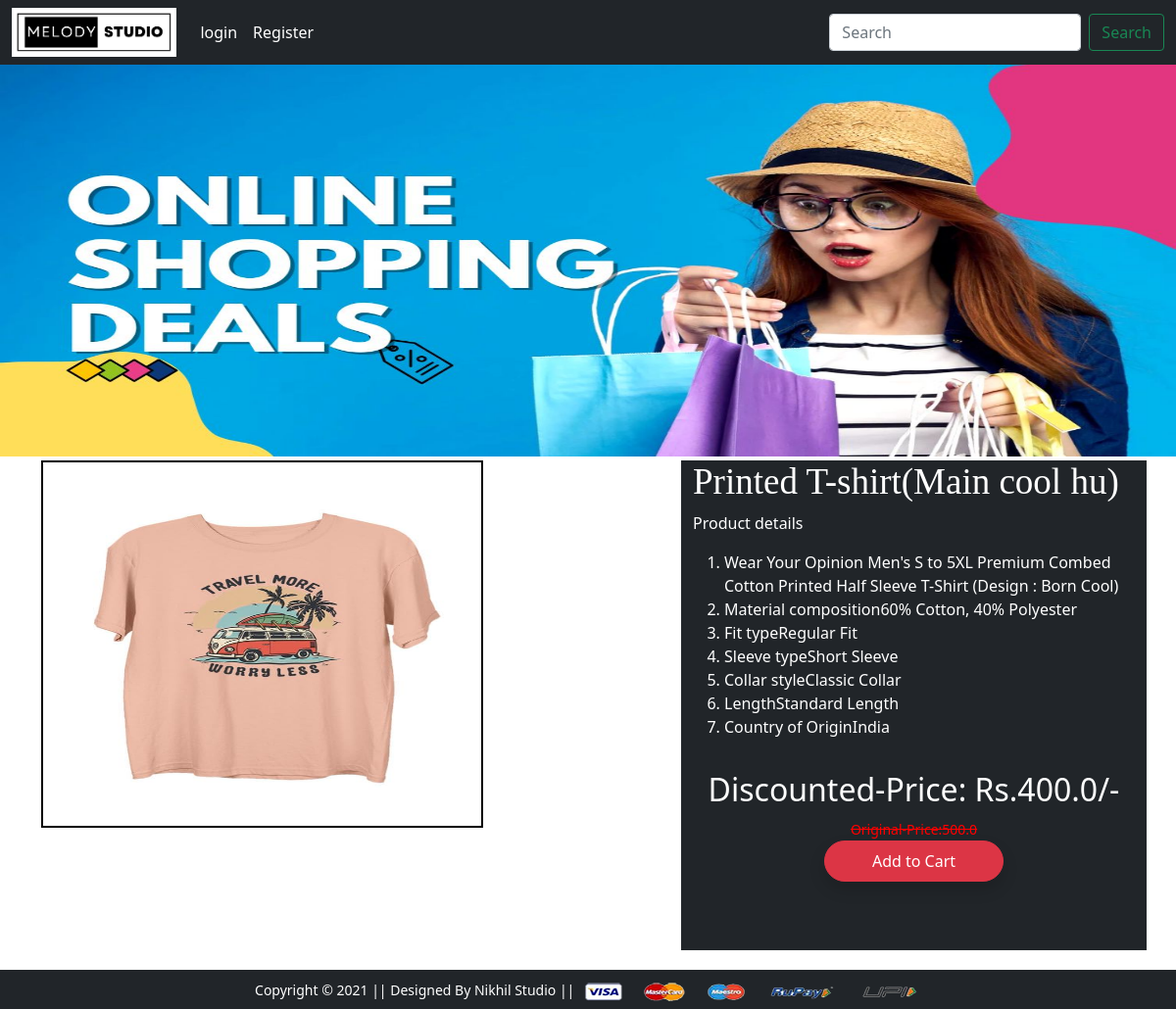
The page /productdetails/1 on the database its author committed.
### melodyapp/models.py (models this page shows, shortened)
class Product(models.Model):
    title=models.CharField(max_length=100)
    selling_price=models.FloatField()
    discounted_price=models.FloatField()
    description=models.TextField()
    category=models.CharField(choices=CATEGORY_CHOICES,max_length=3)
    size=models.CharField(choices=SIZE_CHOICES,max_length=3)
    product_image=models.ImageField(upload_to='product')

### melodyapp/views.py (the view)
# urls.py: path('productdetails/<int:pk>',views.Product_details.as_view(),name="product-details"),
class Product_details(View):
    def get(self,request,pk):
       totalitem=0
       if request.user.is_authenticated:
           totalitem=len(Cart.objects.filter(user=request.user))
       product=Product.objects.get(pk=pk)
       return render(request,'product_details.html',locals())

### template/product_details.html (shortened to what this page needs)
{% extends "base.html" %}
{% load static %}
{% block banner_slider %}
<div id="carouselExampleControls" class="carousel slide" data-bs-ride="carousel" data-bs-interval="2000">
    <div class="carousel-inner">
      <div class="carousel-item active">
        <img src="{% static 'image/banner/mark.jpg' %}" class="d-block w-100" alt="..." height="400">
      </div>
    </div>
  </div>
{% endblock banner_slider %}
{% block main-content %}
    <div class="container">
        <div class="row flex justify-content-between">
            <div class="img2 col-lg-5" style="height: 500px;">
                <img src="{{product.product_image.url}}" style="border: 2px solid black;"  class="image col-xs-6 col-sm-12 col-lg-12 mt-1 text-sm-center w-100 h-75 " alt="">
            </div>
            <div class="productdetails col-lg-5 my-1 bg-dark " style="height: 500px;">
                <h1 style="font-family: Georgia; font-size: 37px;color: white;">{{product.title}}</h1>
                <p style="color: white;">
                    Product details
                    <ol type="square">
                        <li style="color: white;">{{product.description}}</li>
                        <li style="color: white;">Material composition60% Cotton, 40% Polyester</li>
                        <li style="color: white;">Fit typeRegular Fit</li>
                        <li style="color: white;">Sleeve typeShort Sleeve</li>
                        <li style="color: white;">Collar styleClassic Collar</li>
                        <li style="color: white;">LengthStandard Length</li>
                        <li style="color: white;">Country of OriginIndia</li>
                    </ol>
                </p>
                <hr>
                <h2 style="color: white;" class="text-center">Discounted-Price: Rs.{{product.discounted_price}}/-</h2>
                <div style="text-align: center;">
                    <small style="color: red;" class="fw-light text-decoration-line-through">Original-Price:{{product.selling_price}}</small>
                </div>
                <form action="/add-to-cart" class="d-inline">
                        <div style="display: flex; justify-content: center;">
                            <button type="submit" class="btn btn-danger shadow px-5 py-2" style="border-radius: 50px;">
                                     Add to Cart
                            </button>
                        </div>
                </form>
            </div>
        </div>
    </div>
{% endblock main-content %}

### template/base.html (shortened to what this page needs)
<!DOCTYPE html>
{% load static %}
<html lang="en">
 <head>
    <link rel="stylesheet" href="{% static 'css/style.css' %}">
    <link href="https://cdn.jsdelivr.net/npm/bootstrap@5.0.0-beta1/dist/css/bootstrap.min.css" rel="stylesheet">
    <link rel="stylesheet" href="https://cdnjs.cloudflare.com/ajax/libs/font-awesome/6.5.2/css/all.min.css">
    <link rel="stylesheet" href="https://cdnjs.cloudflare.com/ajax/libs/font-awesome/6.5.2/css/all.min.css">
 </head>
<body>
    <header>
        <nav class="navbar navbar-expand-lg bg-dark">
            <div class="container-fluid gap-3">
              <img style="height: 50px;" src="{% static 'image/logo.png'%}" alt="">
              <div class="collapse navbar-collapse" id="navbarSupportedContent">
                <ul class="navbar-nav me-auto mb-2 mb-lg-0">
                  {% if request.user.is_authenticated %}
                  <li class="nav-item">
                    <a class="nav-link active" aria-current="page" href="/" style="color: white;">Home</a>
                  </li>
                  <li class="nav-item">
                    <a class="nav-link" href="{% url 'about' %}" style="color: white;">About Melody</a>
                  </li>
                  <li class="nav-item dropdown">
                    <a class="nav-link dropdown-toggle" href="#" role="button" data-bs-toggle="dropdown" aria-expanded="false" style="color: white;">
                      All Products
                    </a>
                    <ul class="dropdown-menu">
                      <li><a class="dropdown-item" href="{% url 'category' 'mu' %}" >Men's UpperWear</a></li>
                      <li><a class="dropdown-item" href="{% url 'category' 'mb' %}" >Men's BottomWear</a></li>
                      <li><hr class="dropdown-divider"></li>
                      <li><a class="dropdown-item" href="{% url 'category' 'wu' %}">Women's UpperWear</a></li>
                      <li><a class="dropdown-item" href="{% url 'category' 'wb' %}">Women's BottomWear</a></li>
                    </ul>
                  </li>
                  <li class="nav-item dropdown">
                    <a class="nav-link dropdown-toggle" href="#" role="button" data-bs-toggle="dropdown" aria-expanded="false" style="color: white;">
                      Update Profile
                    </a>
                    <ul class="dropdown-menu">
                      <li><a class="nav-link " href="{% url 'profile' %}" >Profile</a></li>
                      <li><a class="nav-link " href="{% url 'orders' %}" >Orders</a></li>
                      <li><a class="nav-link" href="#" >Change Password</a></li>
                      <li><hr class="dropdown-divider"></li>
                      <li><a class="nav-link" href="/logout" >Log-out</a></li>
                    </ul>
                  </li>
                  <li class="nav-item">
                    <div class="container" style="display: flex;">
                        <i class="fa-solid fa-cart-arrow-down" style="color: white; margin-top: 14px;"></i>
                        <a class="nav-link" href="{% url 'showcart' %}" style="color: white;"><span class="badge bg-danger">{% if totalitem > 0 %} {{totalitem}} {% endif %}</span>Your Cart</a>
                    </div>
                  </li>
                  {% else %}
                  <li class="nav-item">
                    <a class="nav-link" href="{% url 'login' %}" style="color: white;">login</a>
                  </li>
                  <li class="nav-item">
                    <a class="nav-link" href="{% url 'customerrigestration' %}" style="color: white;">Register</a>
                  </li>
                  {% endif %}
                </ul>
                <form class="d-flex" role="search" action="/search">
                  <input class="form-control me-2" type="search" placeholder="Search" aria-label="Search" name="search">
                  <button class="btn btn-outline-success" type="submit">Search</button>
                </form>
              </div>
            </div>
          </nav>
    </header>
    {% block banner_slider %} {% endblock banner_slider %}
    {% block main-content %} {% endblock main-content %}
    <footer class="container-fluid bg-dark text-center p-2 mt-3">
        <small class="text-white">Copyright &copy; 2021 || Designed By Nikhil Studio || </small>
        <img src="{% static 'image/payment.png' %}" alt="" srcset="" class="img-fluid" height="2px">
    </footer>
</html>
</body>

### rows shown on the page
Product: product_image (picture), title "Printed T-shirt(Main cool hu)", description "Wear Your Opinion Men's S to 5XL Premium Combed Cotton Printed Half Sleeve T-Shirt (Design : Born Cool)", discounted_price "400.0", selling_price "500.0"
